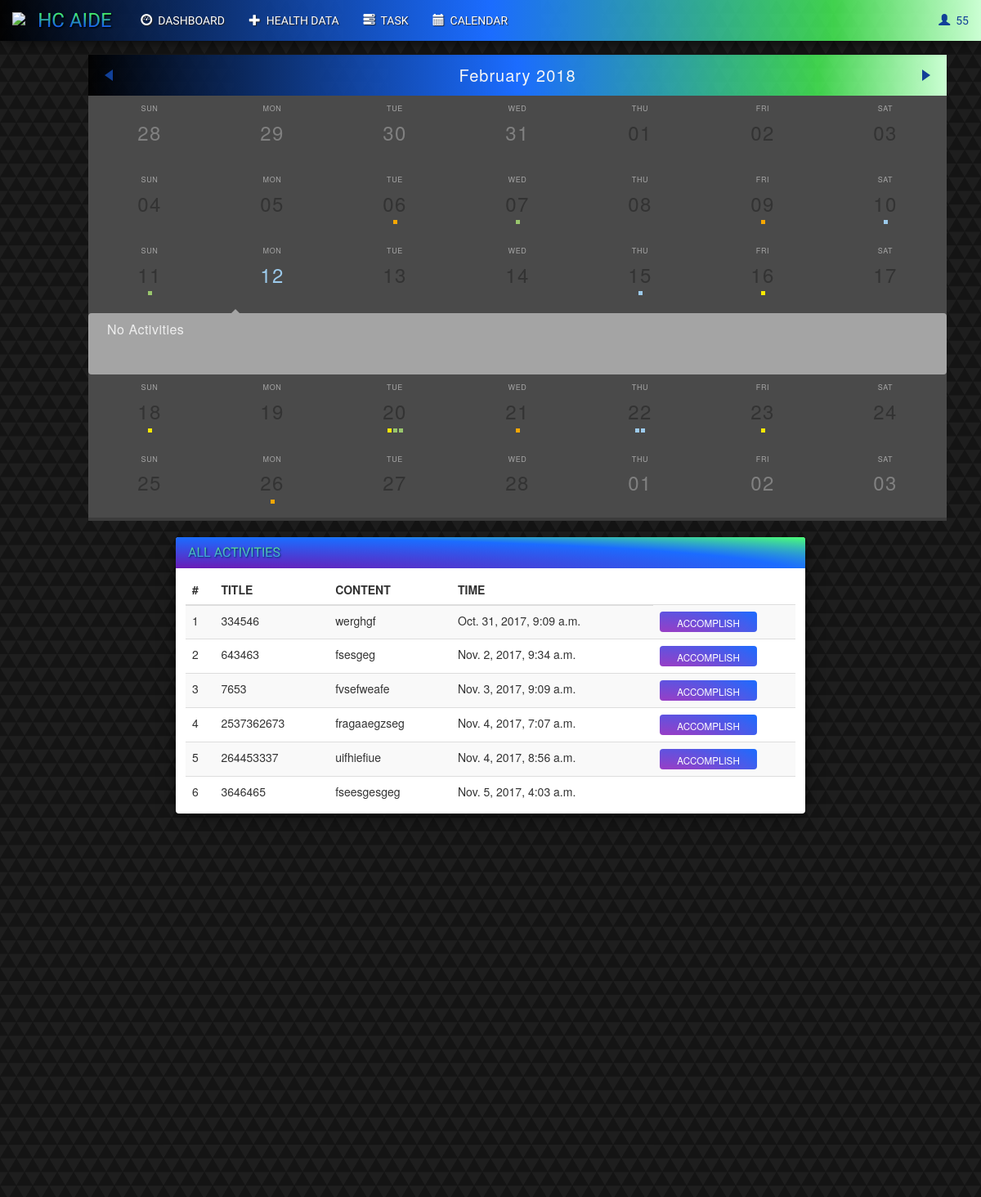
The page /health/calendar/4/ (signed in) on the database its author committed.
### health/models.py (models this page shows)
class User(AbstractUser):
    gender = models.CharField(max_length=1, default='0', choices=GENDER)
    identity = models.CharField(max_length=1, default='0', choices=IDENTITY)
    health_status = models.IntegerField(default=0)
    health_risk = models.CharField(max_length=100, default=' ')
    unread = models.IntegerField(default=0)
    doctor = models.ForeignKey(
        'self',
        on_delete=models.CASCADE,
        null=True
    )

class Activity(models.Model):
    title = models.CharField(max_length=100, null=True)
    content = models.CharField(max_length=300, null=False)
    user = models.ForeignKey(
        User,
        on_delete=models.CASCADE,
        related_name='activity_creator'
    )
    activity_time = models.DateTimeField('Activity time.')
    class Meta:
        ordering = ['activity_time']

### health/views.py (the view)
# urls.py: url(r'^calendar/(?P<user_id>[0-9]+)/$', CalendarView.as_view(), name='calendar_page'),
class CalendarView(BaseMixin, View):
    def get_context_data(self, **kwargs):
        context = super(CalendarView, self).get_context_data(**kwargs)
        context['self'] = True
        return context
    @method_decorator(login_required)
    def get(self, *args, **kwargs):
        context = self.get_context_data(**kwargs)
        page_owner = self.kwargs.get('user_id')
        context['activities'] = Activity.objects.filter(user_id=page_owner)
        return render(self.request, 'health/calendar.html', context)

### health/views.py (called while the page is built)
    def get_context_data(self, **kwargs):
        context = super(BaseMixin, self).get_context_data(**kwargs)
        if self.request.user.is_active:
            log_user = User.objects.get(pk=self.request.user.id)
            context['log_user'] = log_user
            context['identity'] = log_user.identity
            context['health_risk'] = log_user.health_risk
            context['health_status'] = log_user.health_status
        else:
            context['log_user'] = None
        return context

### templates/health/calendar.html (shortened to what this page needs)
{% extends 'health/base.html' %}
{% block content %}
    <div class="container-fluid">
        <div class="row">
            <div class="col-sm-12 col-md-offset-1 col-md-10 box">
                <div id="calendar"></div>
            </div>
        </div>
    </div>
    <br>
    <div class="col-sm-12 col-md-8 col-md-offset-2">
        <div class="panel panel-right">
            <div class="panel-heading">
                <h3 class="panel-title" data-text="ALL ACTIVITIES"> ALL ACTIVITIES&nbsp;</h3>
            </div>
            <div class="panel-body" style="max-height: 300px; overflow: scroll">
                {% if activities %}
                    <table class="table table-striped table-hover ">
                        <thead>
                        <tr>
                            <th>#</th>
                            <th>TITLE</th>
                            <th>CONTENT</th>
                            <th>TIME</th>
                        </tr>
                        </thead>
                        <tbody>
                        {% for activity in activities %}
                            <tr>
                                <td>{{ forloop.counter }}</td>
                                <td>{{ activity.title }}</td>
                                <td>{{ activity.content }}</td>
                                <td>{{ activity.activity_time }}</td>
                                {% if self %}
                                    <td>
                                        <form action="{% url 'health:calendar_operations' request.user.id 'delete_activity' %}"
                                              method="post">
                                            <button class="btn btn-success col-md-9"
                                                    style="height: 25px; font-size: smaller" type="submit">ACCOMPLISH
                                            </button>
                                        </form>
                                    </td>
                                {% endif %}
                            </tr>
                        {% endfor %}
                        </tbody>
                    </table>
                {% else %}
                    <h3>You don't have any data</h3>
                {% endif %}
            </div>
        </div>
        <div class="panel panel-right panel-login">
            <div class="panel-heading">
                <h3 class="panel-title" data-text="ADD NEW ACTIVITIES"> ADD NEW ACTIVITIES&nbsp;</h3>
            </div>
            <div class="panel-body">
                <form action="{% url 'health:calendar_operations' request.user.id 'create_activity' %}"
                      method="post">
                    <br>
                    <br>
                    <br>
                    <br>
                    <div class="col-md-offset-4 col-md-5 login-form">
                        <div>Title: &nbsp;&nbsp;&nbsp;&nbsp;&nbsp; <input type="text"
                                                                          name="title"/>
                        </div>
                        <br>
                        <div>Content: <input type="text" name="content"/></div>
                        <br>
                        <div>Time: &nbsp;&nbsp;&nbsp;&nbsp;&nbsp;<input type="datetime-local" name="time"/></div>
                        <br>
                        <button class="btn btn-success col-md-offset-3 col-md-3">CREATE</button>
                    </div>
                </form>
            </div>
        </div>
{% endblock %}

### templates/health/base.html (shortened to what this page needs)
<!DOCTYPE html>
<html lang="en">
<head>
    {% load staticfiles %}
    <link rel="stylesheet" type="text/css"
          href="https://maxcdn.bootstrapcdn.com/bootstrap/3.3.7/css/bootstrap.min.css"/>
    <link rel="stylesheet" type="text/css" href="{% static 'health/style.css' %}"/>
    <link rel="stylesheet" type="text/css" href="{% static 'health/circlestyle.css' %}"/>
    <link rel="stylesheet" type="text/css" href="{% static 'health/calendarstyle.css' %}"/>
</head>
<body>
<nav class="navbar navbar-inverse navbar-fixed-top">
    <div class="container-fluid">
        <div class="navbar-header">
            <img class="navbar-brand" src="https://s25.postimg.org/3wzkgvo6n/ELSE_52.png">
            <a class="navbar-brand" href="{% url 'health:homepage' %}" data-text="HC AIDE">HC AIDE&nbsp;</a>
        </div>
        <div class="collapse navbar-collapse" id="topNavBar">
            {% if request.user.id %}
                {% if not identity == "0" %}
                    <ul class="nav navbar-nav">
                        <li class="sssss">
                            <a href="{% url 'health:homepage' %}">
                                <div class="ssolutionn"><span class="glyphicon glyphicon-dashboard"
                                                              aria-hidden="true"></span>&nbsp;
                                    DASHBOARD
                                </div>
                            </a>
                        </li>
                        {% if  not identity  == '1' %}
                            <li class="sssss">
                                <a href="{% url 'health:healthdata_page' request.user.id %}">
                                    <div class="ssolutionn"><span class="glyphicon glyphicon-plus"
                                                                  aria-hidden="true"></span>&nbsp HEALTH DATA
                                    </div>
                                </a>
                            </li>
                        {% endif %}
                        {% if  not identity  == '1' %}
                            <li class="sssss">
                                <a href="{% url 'health:task_page' request.user.id %}">
                                    <div class="ssolutionn"><span class="glyphicon glyphicon-tasks"
                                                                  aria-hidden="true"></span>&nbsp;
                                        TASK
                                    </div>
                                </a>
                            </li>
                        {% endif %}
                        <li class="sssss">
                            <a href="{% url 'health:calendar_page' request.user.id %}">
                                <div class="ssolutionn"><span class="glyphicon glyphicon-calendar"
                                                              aria-hidden="true"></span>&nbsp; CALENDAR
                                </div>
                            </a>
                        </li>
                    </ul>
                {% endif %}
            {% else %}
                <ul class="nav navbar-nav slogan" data-text="★ Your Personal Health Carer ★">
                    ★ Your Personal Health Carer ★ &nbsp;
                </ul>
            {% endif %}
            <ul class="nav navbar-nav navbar-right">
                <li class="dropdown">
                    {% if request.user.id %}
                        <a href="#" class="dropdown-toggle" data-toggle="dropdown" role="button" aria-expanded="true">
                            <div class="ssolutionn" id="settt"><span class="glyphicon glyphicon-user"
                                                                     aria-hidden="true"></span>&nbsp; {{ log_user.username }}
                            </div>
                        </a>
                    {% else %}
                        <a href="{% url 'health:user_control' 'register' %}" aria-expanded="true">
                            <div class="ssolutionn" id="settt"><span class="glyphicon glyphicon-user"
                                                                     aria-hidden="true"></span>&nbsp; SIGN UP
                            </div>
                        </a>
                    {% endif %}
                </li>
            </ul>
        </div>
    </div>
</nav>
<div id="main-part">
    {% block content %}
    {% endblock %}
</div>
</body>
</html>

### health/static/health/style.css (style rules this page uses)
body { background: white url("images/WP.png"); padding-top: 67px; }
.navbar-inverse .navbar-brand { position: relative; font-family: 'Carter One', cursive; text-shadow: 1px 1px 2px black; color: rgb(16, 74, 255); font-size: x-large; }
.navbar-inverse .navbar-brand[data-text]::after { content: attr(data-text); color: #4aff5a; position: absolute; left: 15.5px; top: 15px; z-index: 2; -webkit-mask-image: -webkit-gradient(linear, 0 0, 0 bottom, from(#0117ff), to(rgba(0, 0, 255, 0))); }
.navbar { border-radius: 0; box-shadow: 0 4px 20px -5px black; background: linear-gradient(to right, rgba(0, 0, 0, 0.9) 0, rgb(27, 108, 255) 50%, rgba(74, 255, 90, 0.8) 85%, rgb(203, 255, 211) 100%); border-bottom: none; }
#topNavBar li a { position: relative; overflow: hidden; z-index: 1; font-family: 'Baloo Bhaina', cursive; }
.box { padding: 0px 8px 0px 8px; }
.panel { margin-bottom: 16px; }
.panel-body { padding: 8px 12px 12px 12px; }
.table { margin-bottom: 5px; }
.panel-right .panel-title { position: relative; text-shadow: 1px 1px 2px #0e3176; color: rgb(49, 143, 255); }
.panel-right .panel-title[data-text]::after { content: attr(data-text); color: rgba(118, 255, 110, 0.84); position: absolute; left: 0; z-index: 2; -webkit-mask-image: -webkit-gradient(linear, 0 0, 0 bottom, from(#0117ff), to(rgba(0, 0, 255, 0))); }
#topNavBar li a:after { display: block; position: absolute; margin: 0; top: 0; bottom: 0; left: 0; right: 0; content: '.'; color: transparent; width: 1px; height: 1px; border-radius: 50%; background: transparent; }
.panel-heading { border-bottom: none; }
.panel-right .panel-heading { background-image: radial-gradient(farthest-corner at 0px 45px , rgb(121, 13, 169) 0%, #1b6cff 70%, #4bff77 100%); }
.panel-title { font-family: 'Carter One', cursive; }
.panel { border: none; box-shadow: 0 4px 20px -5px black; }
.panel-login>.panel-body { background: white url("images/loginbgg.jpg") no-repeat center center; background-size: cover; height:400px; }
input { background-color: #ffffff; border: none; }
.login-form { color: rgb(0, 0, 0); }
.navbar-inverse .navbar-nav>li>a>.ssolutionn , .panel-title { color: rgb(255, 255, 255); text-shadow: 1px 1px 1px rgba(32, 32, 32, 0.93); }
.btn { background-image: radial-gradient(farthest-corner at 0px 70px , #ff1896 0%, #1b6cff 100%); border: none; }
#settt , .dropdown-menu>li>a { color: #114098; text-shadow: none; }

### health/static/health/calendarstyle.css (style rules this page uses)
*, *:before, *:after { -moz-box-sizing: border-box; -webkit-box-sizing: border-box; box-sizing: border-box; }
#calendar { -webkit-transform: translate3d(0, 0, 0); -moz-transform: translate3d(0, 0, 0); transform: translate3d(0, 0, 0); width: 1050px; margin: 0 auto; height: 570px; overflow: hidden; }

### rows shown on the page
User: username "55"
Activity: title "334546", content "werghgf", activity_time "Oct. 31, 2017, 9:09 a.m."
Activity: title "643463", content "fsesgeg", activity_time "Nov. 2, 2017, 9:34 a.m."
Activity: title "7653", content "fvsefweafe", activity_time "Nov. 3, 2017, 9:09 a.m."
Activity: title "2537362673", content "fragaaegzseg", activity_time "Nov. 4, 2017, 7:07 a.m."
Activity: title "264453337", content "uifhiefiue", activity_time "Nov. 4, 2017, 8:56 a.m."
Activity: title "3646465", content "fseesgesgeg", activity_time "Nov. 5, 2017, 4:03 a.m."
